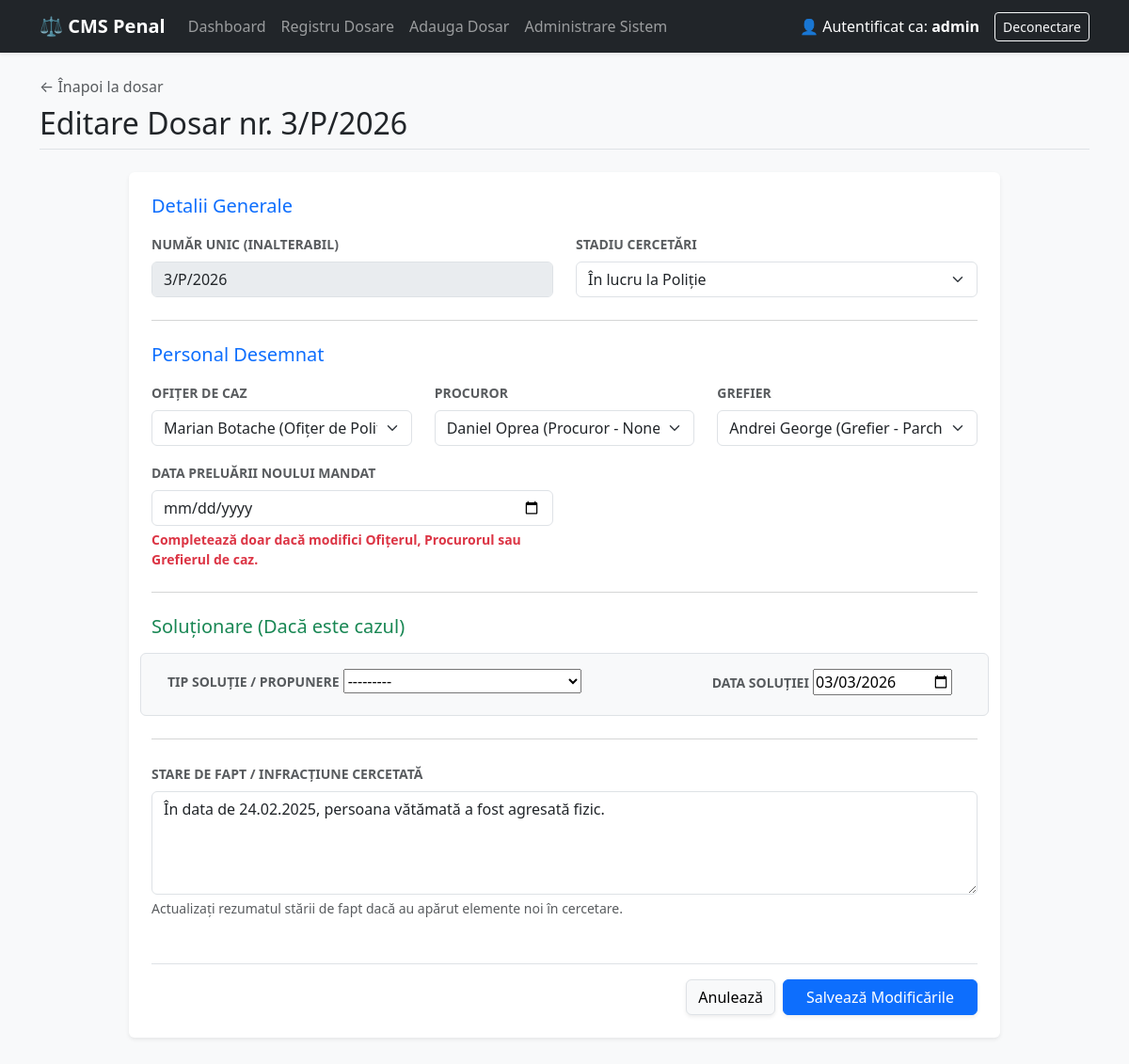
/cases/3/editeaza/ (signed in), run on an earlier commit of the app's database.
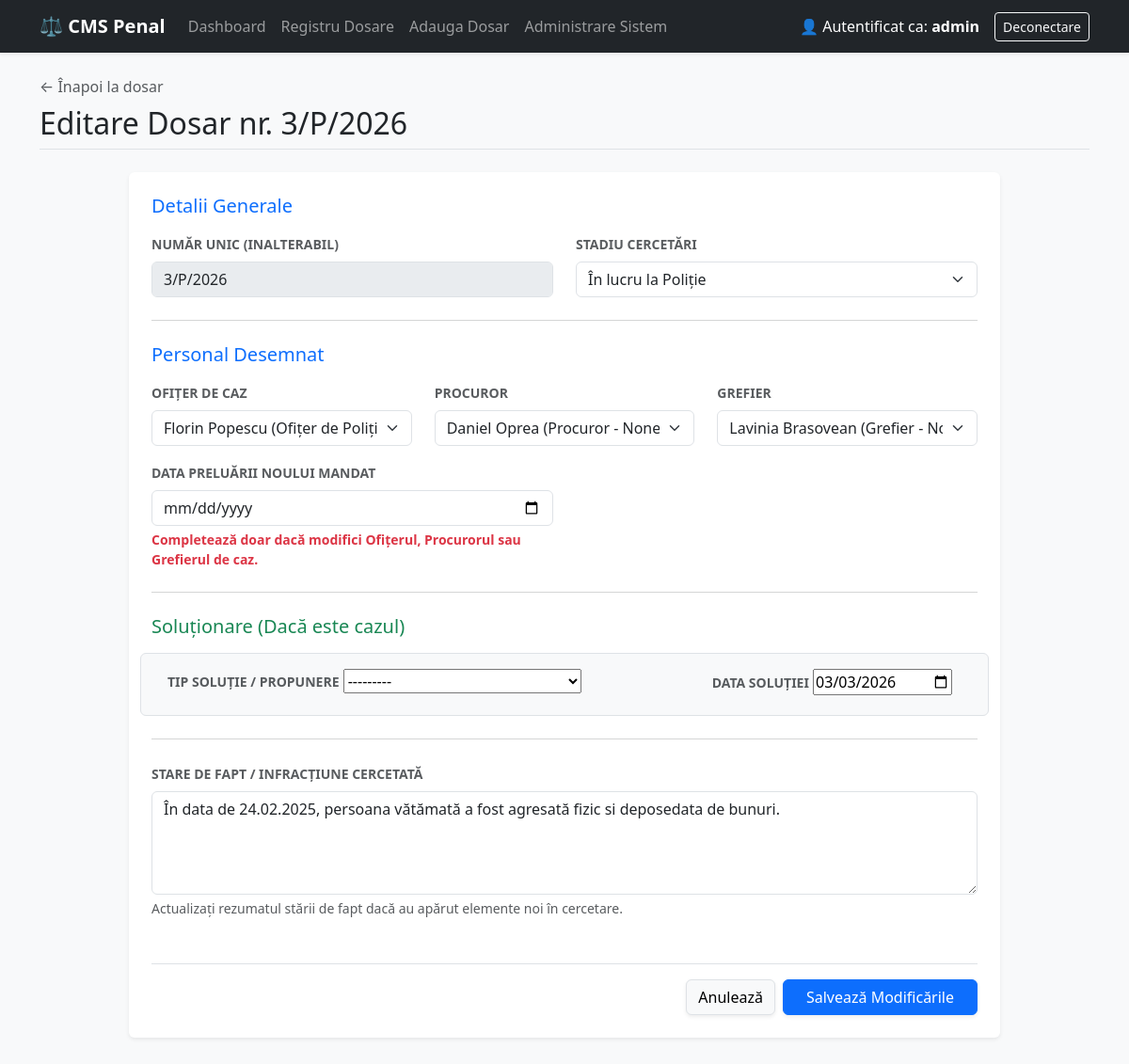
And on a later commit of the database.
### cases/models.py (models this page shows, shortened)
class Dosar(models.Model):
    class Stadiu(models.TextChoices):
        POLITIE = 'POLITIE', 'În lucru la Poliție'
        PROCUROR = 'PROCUROR', 'În lucru la Procuror'
        SOLUTIONAT = 'SOLUTIONAT', 'Soluționat'
    class Solutie(models.TextChoices):
        TRIMITERE = 'TRIMITERE', 'Trimitere în judecată'
        CLASARE = 'CLASARE', 'Clasare'
        RENUNTARE = 'RENUNTARE', 'Renunțare la urmărirea penală'
        DECLINARE = 'DECLINARE', 'Declinare'
        SUSPENDARE = 'SUSPENDARE', 'Suspendare'
        TRECERE = 'TRECERE', 'Trecere la alt organ'
    numar_unic = models.CharField(max_length=50, unique=True, help_text="Ex: 123/P/2026")
    data_inregistrarii = models.DateField(auto_now_add=True) # Se completează automat la creare
    infractiune_cercetata = models.TextField(help_text="Descrierea faptei și încadrarea juridică (ex: Furt calificat, art. 229 C.pen)")
    stadiu = models.CharField(
        max_length=20,
        choices=Stadiu.choices,
        default=Stadiu.POLITIE
    )
    tip_solutie = models.CharField(
        max_length=20,
        choices=Solutie.choices,
        null=True,
        blank=True
    )
    data_solutiei = models.DateField(null=True, blank=True)
    ofiter_caz = models.ForeignKey(
        settings.AUTH_USER_MODEL,
        on_delete=models.SET_NULL,
        null=True,
        blank=True,
        related_name='dosare_instrumentate'
    )
    procuror_caz = models.ForeignKey(
        settings.AUTH_USER_MODEL,
        on_delete=models.SET_NULL,
        null=True,
        blank=True,
        related_name='dosare_supravegheate'
    )
    grefier_caz = models.ForeignKey(
        settings.AUTH_USER_MODEL,
        on_delete=models.SET_NULL,
        null=True,
        blank=True,
        related_name='dosare_gestionate'
    )
    class Meta:
        verbose_name = "Dosar Penal"
        verbose_name_plural = "Dosare Penale"
        ordering = ['-data_inregistrarii'] # Sortează descrescător după dată
    def are_drepturi_editare(self, utilizator):
        if not utilizator.is_authenticated:
            return False
        if utilizator.is_superuser or utilizator.rol == 'ADMIN':
            return True
    history = HistoricalRecords(verbose_name="Istoric Dosar") # <--- PĂSTREAZĂ ISTORICUL DOSARULUI

### cases/views.py (the view)
# urls.py: path('<int:pk>/editeaza/', views.editare_dosar, name='editare_dosar'),
@login_required
def editare_dosar(request, pk):
    dosar = get_object_or_404(Dosar, pk=pk)
    vechi_ofiter = dosar.ofiter_caz
    vechi_procuror = dosar.procuror_caz
    vechi_grefier = dosar.grefier_caz
    if not dosar.are_drepturi_editare(request.user):
        raise PermissionDenied("Nu ai permisiunea de a edita acest dosar.")
    if request.method == 'POST':
        form = DosarForm(request.POST, instance=dosar)
        if form.is_valid():
            data_schimbare = form.cleaned_data.get('data_schimbare_echipa') or date.today()
            nou_dosar = form.save() # Salvăm dosarul cu noua echipă
            def actualizeaza_istoric(rol_nume, vechi_user, nou_user):
                if vechi_user != nou_user:
                    if vechi_user:
                        IstoricDesemnare.objects.filter(
                            dosar=nou_dosar, utilizator=vechi_user, rol=rol_nume, data_finalizare__isnull=True
                        ).update(data_finalizare=data_schimbare)
                    if nou_user:
                        IstoricDesemnare.objects.create(
                            dosar=nou_dosar, utilizator=nou_user, rol=rol_nume, data_desemnare=data_schimbare
                        )
            actualizeaza_istoric('Ofițer', vechi_ofiter, nou_dosar.ofiter_caz)
            actualizeaza_istoric('Procuror', vechi_procuror, nou_dosar.procuror_caz)
            actualizeaza_istoric('Grefier', vechi_grefier, nou_dosar.grefier_caz)
            return redirect('cases:detalii_dosar', pk=dosar.pk)
    else:
        form = DosarForm(instance=dosar)
    context = {
        'form': form,
        'dosar': dosar
    }
    return render(request, 'cases/editare_dosar.html', context)

### accounts/models.py (called while the page is built)
    def __str__(self):
        nume_complet = self.get_full_name()
        if nume_complet:
            return f"{nume_complet} ({self.get_rol_display()} - {self.unitate})"
        return f"{self.username} ({self.get_rol_display()})"

### cases/templates/cases/editare_dosar.html (shortened to what the changed rows need)
{% extends 'base.html' %}
{% block content %}
<div class="d-flex justify-content-between align-items-center mb-4 pb-2 border-bottom">
    <div>
        <a href="{% url 'cases:detalii_dosar' dosar.pk %}" class="text-decoration-none text-muted mb-2 d-inline-block">
            &larr; Înapoi la dosar
        </a>
        <h2 class="mb-0">Editare Dosar nr. {{ dosar.numar_unic }}</h2>
    </div>
</div>
<div class="row justify-content-center">
    <div class="col-lg-10">
        <div class="card shadow-sm border-0 mb-5">
            <div class="card-body p-4">
                <form method="POST">
                    <div class="row mb-3">
                        <div class="col-md-6 mb-3 mb-md-0">
                            <label class="form-label small text-uppercase fw-bold text-muted">Număr Unic (Inalterabil)</label>
                            {{ form.numar_unic }}
                        </div>
                        <div class="col-md-6">
                            <label class="form-label small text-uppercase fw-bold text-muted">Stadiu Cercetări</label>
                            {{ form.stadiu }}
                        </div>
                    </div>
                    <div class="row mb-3">
                        <div class="col-md-4 mb-3 mb-md-0">
                            <label class="form-label small text-uppercase fw-bold text-muted">Ofițer de Caz</label>
                            {{ form.ofiter_caz }}
                        </div>
                        <div class="col-md-4 mb-3 mb-md-0">
                            <label class="form-label small text-uppercase fw-bold text-muted">Procuror</label>
                            {{ form.procuror_caz }}
                        </div>
                        <div class="col-md-4">
                            <label class="form-label small text-uppercase fw-bold text-muted">Grefier</label>
                            {{ form.grefier_caz }}
                        </div>
                    </div>
                    <div class="row mb-3 p-3 bg-light rounded border">
                        <div class="col-md-8 mb-3 mb-md-0">
                            <label class="form-label small text-uppercase fw-bold text-muted">Tip Soluție / Propunere</label>
                            {{ form.tip_solutie }}
                        </div>
                        <div class="col-md-4">
                            <label class="form-label small text-uppercase fw-bold text-muted">Data Soluției</label>
                            {{ form.data_solutiei }}
                        </div>
                    </div>
                    <div class="mb-4">
                        <label class="form-label small text-uppercase fw-bold text-muted">Stare de fapt / Infracțiune Cercetată</label>
                        {{ form.infractiune_cercetata }}
                        <div class="form-text">Actualizați rezumatul stării de fapt dacă au apărut elemente noi în cercetare.</div>
                    </div>
                </form>
            </div>
        </div>
    </div>
</div>
{% endblock %}

What changed in the data, as far as the page shows it:
changed Dosar "În lucru la Poliție": ofiter_caz "Marian Botache (Ofițer de Poliție Judiciară - None)" → "Florin Popescu (Ofițer de Poliție Judiciară - None)"; grefier_caz "Andrei George (Grefier - Parchetul de pe lângă Judecătoria Sector 1)" → "Lavinia Brasovean (Grefier - None)"; infractiune_cercetata "În data de 24.02.2025, persoana vătămată a fost agresată fizic." → "În data de 24.02.2025, persoana vătămată a fost agresată fizic si deposedata de bunuri."
